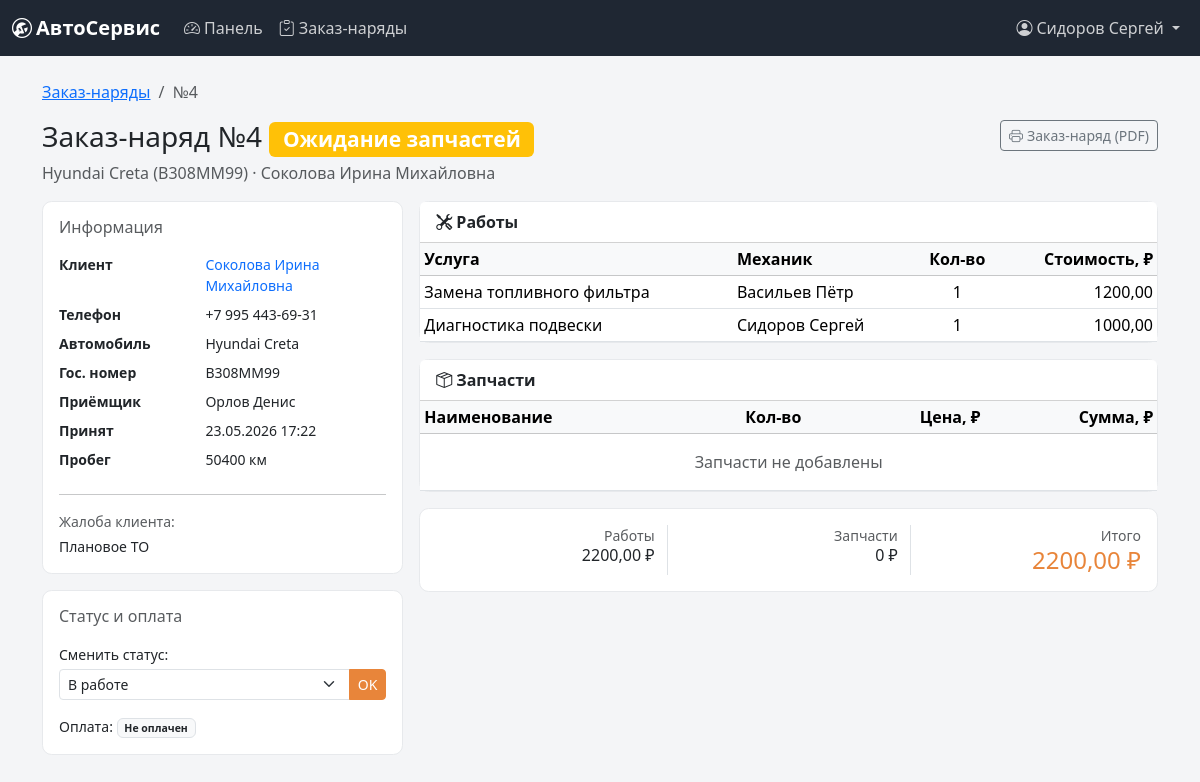
Screenshot of /orders/4/ (signed in) with the database file from the repository.
### users/models.py (models this page shows, shortened)
class User(AbstractUser):
    class Role(models.TextChoices):
        ADMIN = "admin", "Администратор"
        RECEIVER = "receiver", "Мастер-приёмщик"
        MECHANIC = "mechanic", "Механик"
    middle_name = models.CharField("Отчество", max_length=150, blank=True)
    phone = models.CharField("Телефон", max_length=20, blank=True)
    role = models.CharField(
        "Роль", max_length=20, choices=Role.choices, default=Role.RECEIVER
    )
    class Meta:
        verbose_name = "Сотрудник"
        verbose_name_plural = "Сотрудники"
    @property
    def full_name(self):
        parts = [self.last_name, self.first_name, self.middle_name]
        return " ".join(p for p in parts if p) or self.username
    @property
    def is_admin(self):
        return self.is_superuser or self.role == self.Role.ADMIN
    @property
    def is_mechanic(self):
        return self.role == self.Role.MECHANIC

### workshop/models.py (models this page shows, shortened)
class WorkOrder(models.Model):
    class Status(models.TextChoices):
        NEW = "new", "Принят"
        DIAGNOSTICS = "diagnostics", "Диагностика"
        APPROVAL = "approval", "Согласование"
        IN_PROGRESS = "in_progress", "В работе"
        WAITING_PARTS = "waiting_parts", "Ожидание запчастей"
        READY = "ready", "Готов"
        ISSUED = "issued", "Выдан"
    client = models.ForeignKey(
        Client, on_delete=models.PROTECT, related_name="orders",
        verbose_name="Клиент",
    )
    vehicle = models.ForeignKey(
        Vehicle, on_delete=models.PROTECT, related_name="orders",
        verbose_name="Автомобиль",
    )
    receiver = models.ForeignKey(
        settings.AUTH_USER_MODEL, on_delete=models.PROTECT,
        related_name="received_orders", verbose_name="Мастер-приёмщик",
    )
    status = models.CharField(
        "Статус", max_length=20, choices=Status.choices, default=Status.NEW
    )
    complaint = models.TextField("Жалоба клиента", blank=True)
    mileage_in = models.PositiveIntegerField(
        "Пробег при приёме, км", null=True, blank=True
    )
    total = models.DecimalField(
        "Итоговая сумма, ₽", max_digits=12, decimal_places=2,
        default=0, editable=False,
    )
    is_paid = models.BooleanField("Оплачен", default=False)
    created_at = models.DateTimeField("Дата приёма", auto_now_add=True)
    closed_at = models.DateTimeField("Дата выдачи", null=True, blank=True)
    class Meta:
        verbose_name = "Заказ-наряд"
        verbose_name_plural = "Заказ-наряды"
        ordering = ["-created_at"]
    @property
    def services_total(self):
        return sum((item.cost for item in self.order_services.all()), 0)
    @property
    def parts_total(self):
        return sum((item.line_sum for item in self.order_parts.all()), 0)
    @property
    def status_color(self):
        return {
            "new": "secondary",
            "diagnostics": "info",
            "approval": "warning",
            "in_progress": "primary",
            "waiting_parts": "warning",
            "ready": "success",
            "issued": "dark",
        }.get(self.status, "secondary")
    def allowed_next_statuses(self):
        S = WorkOrder.Status
        transitions = {
            S.NEW: [S.DIAGNOSTICS, S.IN_PROGRESS],
            S.DIAGNOSTICS: [S.APPROVAL, S.IN_PROGRESS],
            S.APPROVAL: [S.IN_PROGRESS, S.WAITING_PARTS],
            S.IN_PROGRESS: [S.WAITING_PARTS, S.READY],
            S.WAITING_PARTS: [S.IN_PROGRESS],
            S.READY: [S.ISSUED, S.IN_PROGRESS],
            S.ISSUED: [],
        }
        return transitions.get(self.status, [])

class Vehicle(models.Model):
    client = models.ForeignKey(
        Client, on_delete=models.CASCADE, related_name="vehicles",
        verbose_name="Клиент",
    )
    brand = models.CharField("Марка", max_length=100)
    model = models.CharField("Модель", max_length=100)
    plate = models.CharField("Гос. номер", max_length=20)
    vin = models.CharField("VIN", max_length=17, blank=True)
    year = models.PositiveIntegerField("Год выпуска", null=True, blank=True)
    mileage = models.PositiveIntegerField("Пробег, км", null=True, blank=True)
    class Meta:
        verbose_name = "Автомобиль"
        verbose_name_plural = "Автомобили"
        ordering = ["brand", "model"]
    def __str__(self):
        return f"{self.brand} {self.model} ({self.plate})"

class Client(models.Model):
    class Type(models.TextChoices):
        INDIVIDUAL = "individual", "Физическое лицо"
        COMPANY = "company", "Юридическое лицо"
    full_name = models.CharField("ФИО / Название", max_length=255)
    phone = models.CharField("Телефон", max_length=20)
    email = models.EmailField("Email", blank=True)
    type = models.CharField(
        "Тип", max_length=20, choices=Type.choices, default=Type.INDIVIDUAL
    )
    created_at = models.DateTimeField("Дата регистрации", auto_now_add=True)
    class Meta:
        verbose_name = "Клиент"
        verbose_name_plural = "Клиенты"
        ordering = ["full_name"]

class OrderService(models.Model):
    order = models.ForeignKey(
        WorkOrder, on_delete=models.CASCADE, related_name="order_services",
        verbose_name="Заказ-наряд",
    )
    service = models.ForeignKey(
        Service, on_delete=models.PROTECT, verbose_name="Услуга",
    )
    mechanic = models.ForeignKey(
        settings.AUTH_USER_MODEL, on_delete=models.SET_NULL,
        null=True, blank=True, related_name="performed_works",
        verbose_name="Механик-исполнитель",
    )
    quantity = models.PositiveIntegerField("Количество", default=1)
    cost = models.DecimalField("Стоимость, ₽", max_digits=10, decimal_places=2)
    class Meta:
        verbose_name = "Работа в заказе"
        verbose_name_plural = "Работы в заказе"

class Service(models.Model):
    category = models.ForeignKey(
        ServiceCategory, on_delete=models.PROTECT, related_name="services",
        verbose_name="Категория",
    )
    name = models.CharField("Наименование", max_length=255)
    labor_hours = models.DecimalField(
        "Нормо-часы", max_digits=5, decimal_places=2, default=1
    )
    price = models.DecimalField("Цена, ₽", max_digits=10, decimal_places=2)
    class Meta:
        verbose_name = "Услуга"
        verbose_name_plural = "Услуги"
        ordering = ["name"]

### workshop/views.py (the view)
# urls.py: path("orders/<int:pk>/", views.WorkOrderDetailView.as_view(), name="order_detail"),
class WorkOrderDetailView(OrderAccess, DetailView):
    model = WorkOrder
    template_name = "orders/order_detail.html"
    context_object_name = "order"
    def get_queryset(self):
        return WorkOrder.objects.select_related("client", "vehicle", "receiver")
    def get_context_data(self, **kwargs):
        ctx = super().get_context_data(**kwargs)
        ctx["services"] = self.object.order_services.select_related(
            "service", "mechanic"
        )
        ctx["parts"] = self.object.order_parts.select_related("part")
        ctx["service_form"] = OrderServiceForm()
        ctx["part_form"] = OrderPartForm()
        ctx["can_manage"] = (
            self.request.user.is_superuser
            or self.request.user.role in MANAGER_ROLES
        )
        return ctx

### templates/orders/order_detail.html (shortened to what this page needs)
{% extends "base.html" %}
{% block content %}
<nav aria-label="breadcrumb"><ol class="breadcrumb">
  <li class="breadcrumb-item"><a href="{% url 'order_list' %}">Заказ-наряды</a></li>
  <li class="breadcrumb-item active">№{{ order.id }}</li>
</ol></nav>
<div class="d-flex justify-content-between align-items-start mb-3 flex-wrap gap-2">
  <div>
    <h1 class="h3 mb-1">Заказ-наряд №{{ order.id }}
      <span class="badge bg-{{ order.status_color }} align-middle">{{ order.get_status_display }}</span>
    </h1>
    <div class="text-muted">{{ order.vehicle }} · {{ order.client.full_name }}</div>
  </div>
  <div class="text-nowrap">
    <a href="{% url 'order_pdf' order.pk %}" target="_blank" class="btn btn-outline-secondary btn-sm"><i class="bi bi-printer me-1"></i>Заказ-наряд (PDF)</a>
  </div>
</div>
<div class="row g-3">
  <div class="col-lg-4">
    <div class="card mb-3"><div class="card-body">
      <h2 class="h6 text-muted mb-3">Информация</h2>
      <dl class="row mb-0 small">
        <dt class="col-5">Клиент</dt><dd class="col-7"><a href="{% url 'client_detail' order.client.pk %}" class="text-decoration-none">{{ order.client.full_name }}</a></dd>
        <dt class="col-5">Телефон</dt><dd class="col-7">{{ order.client.phone }}</dd>
        <dt class="col-5">Автомобиль</dt><dd class="col-7">{{ order.vehicle.brand }} {{ order.vehicle.model }}</dd>
        <dt class="col-5">Гос. номер</dt><dd class="col-7">{{ order.vehicle.plate }}</dd>
        <dt class="col-5">Приёмщик</dt><dd class="col-7">{{ order.receiver.full_name }}</dd>
        <dt class="col-5">Принят</dt><dd class="col-7">{{ order.created_at|date:"d.m.Y H:i" }}</dd>
        {% if order.mileage_in %}<dt class="col-5">Пробег</dt><dd class="col-7">{{ order.mileage_in }} км</dd>{% endif %}
      </dl>
      {% if order.complaint %}
        <hr>
        <div class="small"><div class="text-muted mb-1">Жалоба клиента:</div>{{ order.complaint|linebreaksbr }}</div>
      {% endif %}
    </div></div>
    <div class="card"><div class="card-body">
      <h2 class="h6 text-muted mb-3">Статус и оплата</h2>
      {% if order.allowed_next_statuses %}
        <form method="post" action="{% url 'order_change_status' order.pk %}" class="mb-3">
          <label class="form-label small mb-1">Сменить статус:</label>
          <div class="input-group input-group-sm">
            <select name="status" class="form-select">
              {% for s in order.allowed_next_statuses %}<option value="{{ s.value }}">{{ s.label }}</option>{% endfor %}
            </select>
            <button class="btn btn-primary">OK</button>
          </div>
        </form>
      {% else %}
        <p class="small text-muted mb-3">Заказ закрыт, статус финальный.</p>
      {% endif %}
      <div class="d-flex justify-content-between align-items-center">
        <span class="small">Оплата:
          {% if order.is_paid %}<span class="badge bg-success">Оплачен</span>{% else %}<span class="badge bg-light text-dark border">Не оплачен</span>{% endif %}
        </span>
      </div>
    </div></div>
  </div>
  <div class="col-lg-8">
    <div class="card mb-3">
      <div class="card-header bg-white fw-semibold"><i class="bi bi-tools me-1"></i>Работы</div>
      <div class="table-responsive">
        <table class="table table-sm align-middle mb-0">
          <thead class="table-light"><tr>
            <th>Услуга</th><th>Механик</th><th class="text-center">Кол-во</th>
            <th class="text-end">Стоимость, ₽</th>{% if can_manage %}<th></th>{% endif %}
          </tr></thead>
          <tbody>
            {% for si in services %}
            <tr>
              <td>{{ si.service.name }}</td>
              <td>{{ si.mechanic.full_name|default:"—" }}</td>
              <td class="text-center">{{ si.quantity }}</td>
              <td class="text-end">{{ si.cost }}</td>
            </tr>
            {% empty %}
            <tr><td colspan="{% if can_manage %}5{% else %}4{% endif %}" class="text-center text-muted py-3">Работы не добавлены</td></tr>
            {% endfor %}
          </tbody>
        </table>
      </div>
    </div>
    <div class="card mb-3">
      <div class="card-header bg-white fw-semibold"><i class="bi bi-box-seam me-1"></i>Запчасти</div>
      <div class="table-responsive">
        <table class="table table-sm align-middle mb-0">
          <thead class="table-light"><tr>
            <th>Наименование</th><th class="text-center">Кол-во</th>
            <th class="text-end">Цена, ₽</th><th class="text-end">Сумма, ₽</th>{% if can_manage %}<th></th>{% endif %}
          </tr></thead>
          <tbody>
            {% for pi in parts %}
            <tr>
              <td>{{ pi.part.name }}</td>
              <td class="text-center">{{ pi.quantity }}</td>
              <td class="text-end">{{ pi.price }}</td>
              <td class="text-end">{{ pi.line_sum }}</td>
              {% if can_manage %}
              <td class="text-end">
                <form method="post" action="{% url 'order_delete_part' order.pk pi.pk %}" onsubmit="return confirm('Удалить запчасть? Остаток вернётся на склад.')">
                  {% csrf_token %}<button class="btn btn-sm btn-outline-danger" title="Удалить"><i class="bi bi-x-lg"></i></button>
                </form>
              </td>
              {% endif %}
            </tr>
            {% empty %}
            <tr><td colspan="{% if can_manage %}5{% else %}4{% endif %}" class="text-center text-muted py-3">Запчасти не добавлены</td></tr>
            {% endfor %}
          </tbody>
        </table>
      </div>
    </div>
    <div class="card"><div class="card-body">
      <div class="row text-end">
        <div class="col"><div class="text-muted small">Работы</div><div class="h6 mb-0">{{ order.services_total }} ₽</div></div>
        <div class="col border-start"><div class="text-muted small">Запчасти</div><div class="h6 mb-0">{{ order.parts_total }} ₽</div></div>
        <div class="col border-start"><div class="text-muted small">Итого</div><div class="h4 text-primary mb-0">{{ order.total }} ₽</div></div>
      </div>
    </div></div>
  </div>
</div>
{% endblock %}

### templates/base.html (shortened to what this page needs)
{% load static %}
<!doctype html>
<html lang="ru">
<head>
  <link href="https://cdn.jsdelivr.net/npm/bootstrap@5.3.3/dist/css/bootstrap.min.css" rel="stylesheet">
  <link href="https://cdn.jsdelivr.net/npm/bootstrap-icons@1.11.3/font/bootstrap-icons.min.css" rel="stylesheet">
  <link href="{% static 'css/app.css' %}" rel="stylesheet">
</head>
<body>
  <nav class="navbar navbar-expand-lg navbar-dark app-navbar">
    <div class="container-fluid">
      <a class="navbar-brand fw-semibold" href="{% url 'dashboard' %}">
        <i class="bi bi-wrench-adjustable-circle me-1"></i>АвтоСервис
      </a>
      {% if user.is_authenticated %}
      <div class="collapse navbar-collapse" id="mainNav">
        <ul class="navbar-nav me-auto mb-2 mb-lg-0">
          <li class="nav-item"><a class="nav-link" href="{% url 'dashboard' %}"><i class="bi bi-speedometer2 me-1"></i>Панель</a></li>
          <li class="nav-item"><a class="nav-link" href="{% url 'order_list' %}"><i class="bi bi-clipboard-check me-1"></i>Заказ-наряды</a></li>
        </ul>
        <ul class="navbar-nav">
          <li class="nav-item dropdown">
            <a class="nav-link dropdown-toggle" href="#" role="button" data-bs-toggle="dropdown">
              <i class="bi bi-person-circle me-1"></i>{{ user.full_name }}
            </a>
          </li>
        </ul>
      </div>
      {% endif %}
    </div>
  </nav>
  <main class="container py-4">
    {% block content %}{% endblock %}
  </main>
</body>
</html>

### rows the page displays
User: full_name "Сидоров Сергей"
WorkOrder: id "4", status "Ожидание запчастей", vehicle "Hyundai Creta (В308ММ99)", client.full_name "Соколова Ирина Михайловна", client.phone "+7 995 443-69-31", vehicle.brand "Hyundai", vehicle.model "Creta", vehicle.plate "В308ММ99", receiver.full_name "Орлов Денис", created_at "23.05.2026 17:22", mileage_in "50400", complaint "Плановое ТО", status "В работе", services_total "2200,00", parts_total "0", total "2200,00"
OrderService: service.name "Замена топливного фильтра", mechanic.full_name "Васильев Пётр", quantity "1", cost "1200,00"
OrderService: service.name "Диагностика подвески", mechanic.full_name "Сидоров Сергей", quantity "1", cost "1000,00"
